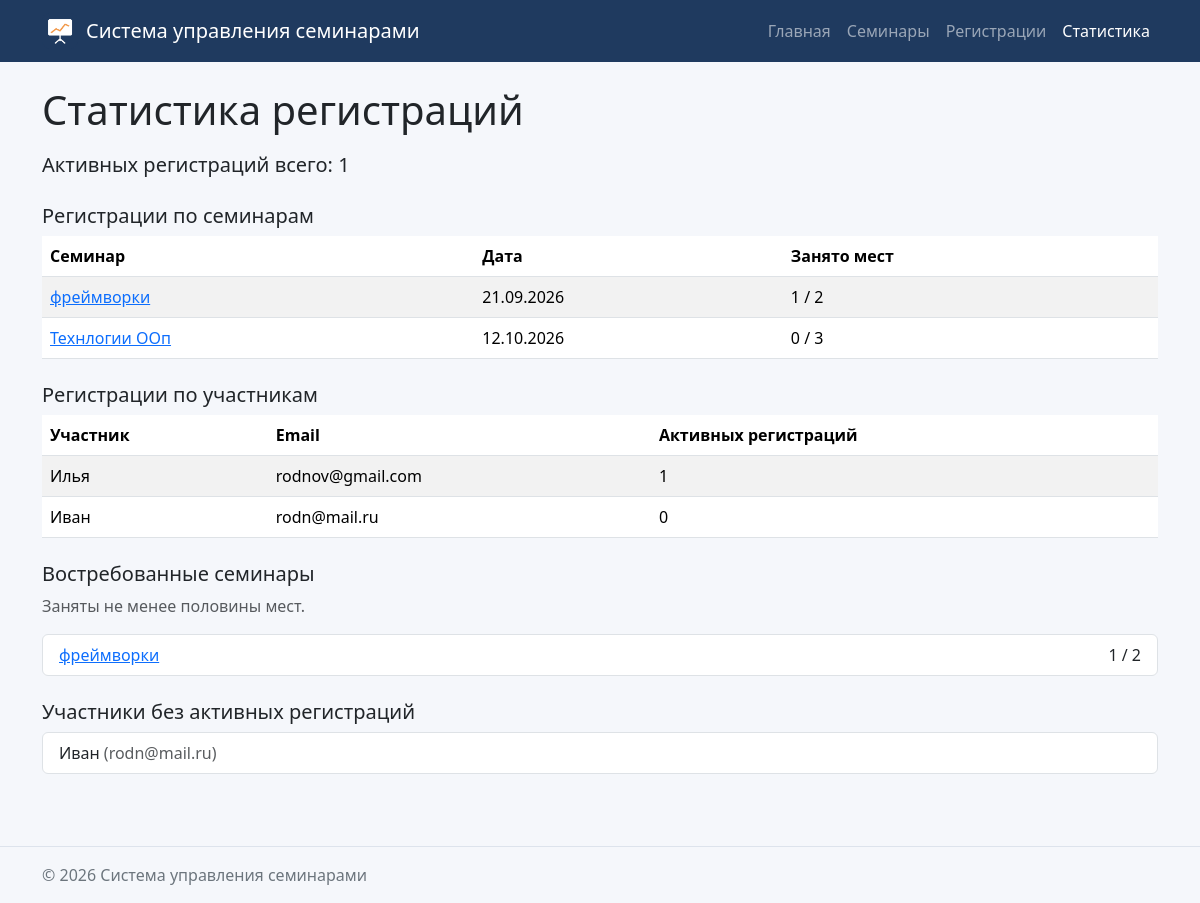
/registrations/statistics/, run on the app's committed database.
### registrations_app/views.py (the view)
# urls.py: path("statistics/", views.statistics, name="statistics"),
def statistics(request: HttpRequest) -> HttpResponse:
    total = fetch_one(ACTIVE_REGISTRATIONS_COUNT_SQL)
    context = {
        "total_registrations": total["registrations_count"] if total else 0,
        "seminar_statistics": fetch_all(SEMINAR_STATISTICS_SQL),
        "participant_statistics": fetch_all(PARTICIPANT_STATISTICS_SQL),
        "popular_seminars": fetch_all(POPULAR_SEMINARS_SQL),
        "idle_participants": fetch_all(IDLE_PARTICIPANTS_SQL),
    }
    return render(request, "registrations/statistics.html", context)

### db/database.py (called while the page is built)
def get_connection(db_path: Optional[PathLike] = None) -> sqlite3.Connection:
    conn = sqlite3.connect(db_path or DB_PATH)
    conn.row_factory = sqlite3.Row
    conn.execute("PRAGMA foreign_keys = ON")
    return conn

def fetch_all(
    sql: str, params: Sequence[object] = ()
) -> List[sqlite3.Row]:
    conn = get_connection()
    try:
        return conn.execute(sql, params).fetchall()
    finally:
        conn.close()

def fetch_one(
    sql: str, params: Sequence[object] = ()
) -> Optional[sqlite3.Row]:
    conn = get_connection()
    try:
        return conn.execute(sql, params).fetchone()
    finally:
        conn.close()

### registrations_app/templates/registrations/statistics.html (shortened to what this page needs)
{% extends "base.html" %}
{% block content %}
    <h1 class="mb-3">Статистика регистраций</h1>
    <p class="lead">Активных регистраций всего: <strong>{{ total_registrations }}</strong></p>
    <h2 class="h5 mt-4">Регистрации по семинарам</h2>
    <table class="table table-striped stats-table">
        <thead>
            <tr>
                <th>Семинар</th>
                <th>Дата</th>
                <th>Занято мест</th>
            </tr>
        </thead>
        <tbody>
            {% for item in seminar_statistics %}
                <tr>
                    <td><a href="{% url 'seminars:detail' item.id %}">{{ item.title }}</a></td>
                    <td>{{ item.date_ru }}</td>
                    <td>{{ item.registrations_count }} / {{ item.max_participants }}</td>
                </tr>
            {% empty %}
                <tr><td colspan="3">Данные отсутствуют.</td></tr>
            {% endfor %}
        </tbody>
    </table>
    <h2 class="h5 mt-4">Регистрации по участникам</h2>
    <table class="table table-striped stats-table">
        <thead>
            <tr>
                <th>Участник</th>
                <th>Email</th>
                <th>Активных регистраций</th>
            </tr>
        </thead>
        <tbody>
            {% for item in participant_statistics %}
                <tr>
                    <td>{{ item.name }}</td>
                    <td>{{ item.email }}</td>
                    <td>{{ item.registrations_count }}</td>
                </tr>
            {% empty %}
                <tr><td colspan="3">Данные отсутствуют.</td></tr>
            {% endfor %}
        </tbody>
    </table>
    <h2 class="h5 mt-4">Востребованные семинары</h2>
    <p class="text-muted">Заняты не менее половины мест.</p>
    <ul class="list-group mb-4">
        {% for item in popular_seminars %}
            <li class="list-group-item d-flex justify-content-between">
                <a href="{% url 'seminars:detail' item.id %}">{{ item.title }}</a>
                <span>{{ item.registrations_count }} / {{ item.max_participants }}</span>
            </li>
        {% empty %}
            <li class="list-group-item">Таких семинаров пока нет.</li>
        {% endfor %}
    </ul>
    <h2 class="h5 mt-4">Участники без активных регистраций</h2>
    <ul class="list-group mb-4">
        {% for item in idle_participants %}
            <li class="list-group-item">
                {{ item.name }} <span class="text-muted">({{ item.email }})</span>
            </li>
        {% empty %}
            <li class="list-group-item">У всех участников есть активные регистрации.</li>
        {% endfor %}
    </ul>
{% endblock %}

### templates/base.html (shortened to what this page needs)
{% load static %}
<!DOCTYPE html>
<html lang="ru">
<head>
    <link
        rel="stylesheet"
        href="https://cdn.jsdelivr.net/npm/bootstrap@5.3.3/dist/css/bootstrap.min.css"
    >
    <link rel="stylesheet" href="{% static 'homepage/css/style.css' %}">
</head>
<body>
    {% include "includes/navigation.html" %}
    <main class="container pb-5">
        {% block content %}
        {% endblock %}
    </main>
    <footer class="site-footer">
        <div class="container">
            © <span id="current-year"></span> Система управления семинарами
        </div>
    </footer>
</body>
</html>

### templates/includes/navigation.html
{% load static %}
{% with namespace=request.resolver_match.namespace url_name=request.resolver_match.url_name %}
<nav class="navbar navbar-expand-lg navbar-dark site-navbar mb-4">
    <div class="container">
        <a class="navbar-brand d-flex align-items-center" href="{% url 'homepage:index' %}">
            <img
                src="{% static 'homepage/img/logo.png' %}"
                alt="Логотип"
                class="site-logo me-2"
            >
            Система управления семинарами
        </a>
        <ul class="navbar-nav">
            <li class="nav-item">
                <a class="nav-link {% if namespace == 'homepage' %}active{% endif %}"
                   href="{% url 'homepage:index' %}">Главная</a>
            </li>
            <li class="nav-item">
                <a class="nav-link {% if namespace == 'seminars' %}active{% endif %}"
                   href="{% url 'seminars:list' %}">Семинары</a>
            </li>
            <li class="nav-item">
                <a class="nav-link {% if namespace == 'registrations' and url_name != 'statistics' %}active{% endif %}"
                   href="{% url 'registrations:list' %}">Регистрации</a>
            </li>
            <li class="nav-item">
                <a class="nav-link {% if url_name == 'statistics' %}active{% endif %}"
                   href="{% url 'registrations:statistics' %}">Статистика</a>
            </li>
        </ul>
    </div>
</nav>
{% endwith %}

### homepage/static/homepage/css/style.css (style rules this page uses)
body { min-height: 100vh; display: flex; flex-direction: column; background-color: #f5f7fb; }
main { flex: 1; }
.site-navbar { background-color: #1f3a5f; }
.site-logo { width: 36px; height: 36px; border-radius: 8px; }
.site-footer { padding: 1rem 0; color: #6c757d; border-top: 1px solid #dde3ec; }
.stats-table { background-color: #ffffff; }

### data on the page
seminars: title "фреймворки", date_ru "21.09.2026", registrations_count "1", max_participants "2"
seminars: title "Технлогии ООп", date_ru "12.10.2026", registrations_count "0", max_participants "3"
participants: name "Илья", email "rodnov@gmail.com", registrations_count "1"
participants: name "Иван", email "rodn@mail.ru", registrations_count "0"

### other printed values
{{ total_registrations }} "1"
